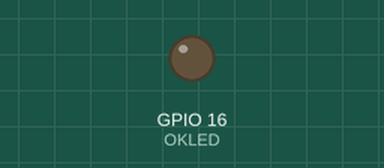
This program was run on a simulated Raspberry Pi (BCM pin numbers). Shown: output pins drawn as LEDs (lit = HIGH).

Above: at 0.12 s.
At 18.76 s:
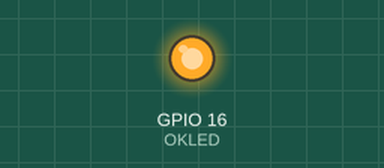
Timing chart, 0 to 19.3 s (numbered marks = the images above):
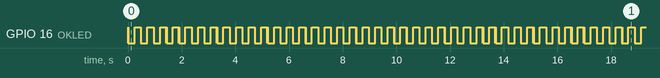

The program:

pwm.py
```python
import RPi.GPIO as GPIO
import math
import os
from time import sleep

OKLED = 16
dutyCycle = 0.0
frequency = 1.0/60.0
time = 0
maxPeriod = 5.0

GPIO.setmode(GPIO.BCM)
GPIO.setup(OKLED, GPIO.OUT)

while True:
	load = 1.0 - os.getloadavg()[0]

	dutyCycle = math.sin(time/(0.001 + maxPeriod*load)) + 1
	dutyCycle *= 0.5

	GPIO.output(OKLED, GPIO.LOW)
	sleep(frequency*dutyCycle)
	GPIO.output(OKLED, GPIO.HIGH)
	sleep(frequency * (1-dutyCycle))

	time += 1
```

Measured:
- by itself, GPIO 16 (OKLED): moves between LOW and HIGH, repeating every 14.8 s
